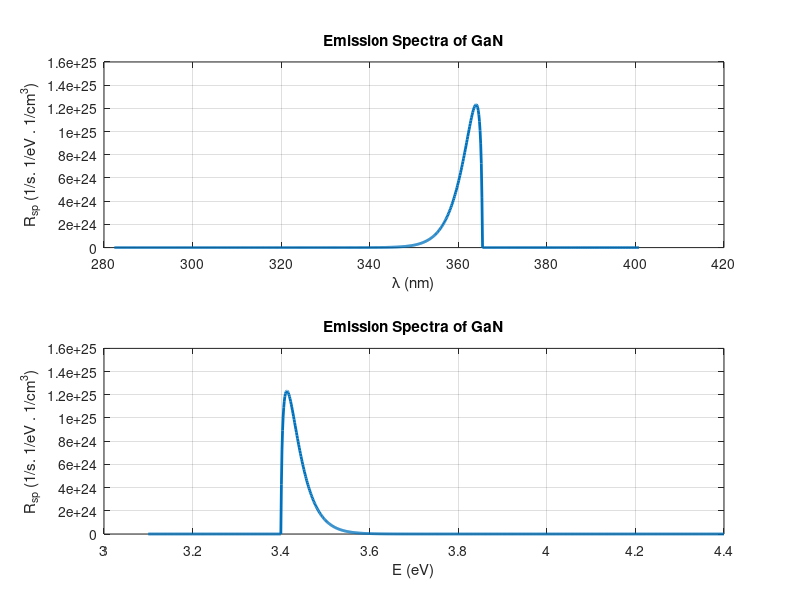

This chart was generated by the following MATLAB code:
clc;
clearvars;
close all;

% Constants in SI unit
h = 6.626e-34;
h_cut = h/(2*pi);
c = 3e8;
k_B = 1.38e-23;
T = 300;
q = 1.6e-19;
mo = 9.1e-31;

%% Choose data
Task_no = 2;  % Task 1: GaAs, Task 2: GaN

switch (Task_no)
    case 1
        material = 'GaAs';
        % Mobility in cm2/Vs
        u_n = 8500;
        u_p = 400;

        % Doping concentrations in (cm-3)
        Na = 1e15;
        Nd = 5e17;

        ni = 1.79e6; % intrinsic carrier concentration (cm-3)

        % effective mass
        me = 0.067*mo;
        mh = 0.5*mo;

        Eg = 1.43*q; % bandgap

    case 2
        material = 'GaN';
        % Mobility in cm2/Vs
        u_n = 1800;
        u_p = 30;

        % Doping concentrations in (cm-3)
        Na = 1e15;
        Nd = 1e18;

        ni = 1.9e-10; % intrinsic carrier concentration (cm-3)

        % effective mass
        me = 0.27*mo;
        mh = 0.8*mo;

        Eg = 3.4*q; %bandgap
end

deln = 1e17; % excess minority carrier concentration
mr = (me*mh)/(me+mh); % average effective mass

npo = ni^2/Na;
pno = ni^2/Nd;
Br = 1e-10;

%tau_n means lifetime of minority electron in p-region
tau_n = 1/(Br*(Na+npo+deln));
tau_p = 1/(Br*(pno+Nd+deln));

%% Emission Spectra

E = linspace(Eg-0.3*q,Eg+q,1000);
lambda = (h*c)./E;
delE = (E-Eg);

%Recombination happens in p-GaAs region
tau_r = tau_p;

Ef_n = k_B*T*log((Nd+deln)/ni);     % Ef_n-Ef_i
Ef_p = k_B*T*log((Na+deln)/ni);     % Ef_i-Ef_p

% Efn_Efp = Ef_n + Ef_p;

R_sp = ((((2*mr)^1.5)/(2*pi^2*(h_cut^3)*tau_r)) ...
    *exp((Ef_n + Ef_p-Eg)/(k_B*T)).*(delE.^0.5).*exp(-delE./(k_B*T)));

%SI to 1/s. 1/eV . 1/cm3 unit
R_sp_cgs = R_sp*q/100^3;

figure();
subplot(211);
plot(lambda/1e-9,real(R_sp_cgs), 'LineWidth',2);
xlabel('\lambda (nm)');
ylabel('R_{sp} (1/s. 1/eV . 1/cm^3)');
title(sprintf('Emission Spectra of %s', material));
grid on;

subplot(212);
plot(E/q,real(R_sp_cgs), 'LineWidth',2);
xlabel('E (eV)');
ylabel('R_{sp} (1/s. 1/eV . 1/cm^3)');
title(sprintf('Emission Spectra of %s', material));
grid on;



%% Flux Calculation
% SI unit
% Vol = 0.5/1000^3;
% % phi = (Vol/(sqrt(2)*h_cut^3*tau_r))*((mr*k_B*T/pi)^1.5)*exp((Efn_Efp-Eg)/(k_B*T))
% phi = Vol*sum(real(R_sp))*abs(E(2)-E(1))
%
% P = Vol*sum(E.*real(R_sp))*abs(E(2)-E(1));
%
% % exportgraphics(fig,'i_1.png','Resolution',600);

% Calculate total spontaneous emission rate
R_total = trapz(E*q, real(R_sp)); % Numerical integration over energy

% Volume in m^3
V = 0.5e-9; % 0.5 mm^3 in m^3

% Calculate photon flux
Phi = R_total / V; % Total photon flux
fprintf('Total phonon flux for the LED: %e 1/s \n',Phi)



% Save the plot as a PNG file
saveas(gcf, 'C:\SPB_Data\EEE460_Jan2024_byakc\Exp3_BYAKC\reportprepare\partA_task2.png');
